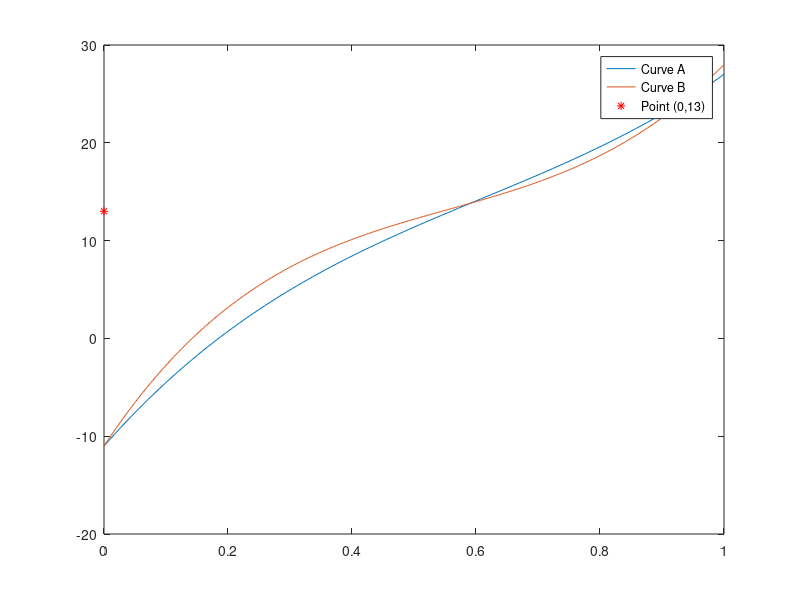

The MATLAB source for this figure:
fplot(@(x) 41*x^3 -75*x^2 + 72*x -11, [0 1]);
hold on
fplot(@(x) -5*x^4 +92*x^3 -144*x^2 +96*x -11, [0 1]);
hold on
X = 0;
Y = 13;
plot(X,Y, 'r*')
legend('Curve A', 'Curve B', 'Point (0,13)')